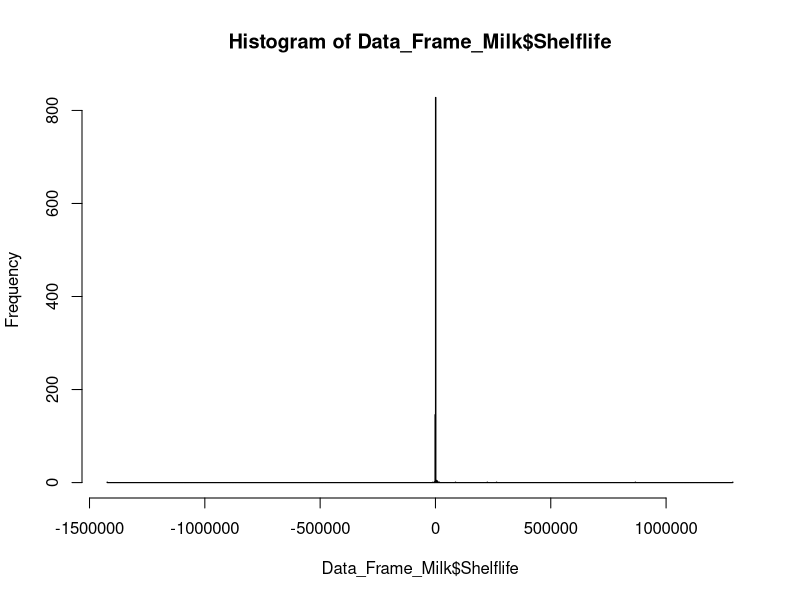

This chart was generated by the following R code:
Data_Frame_Milk<-data.frame(
  Iteration = 1:1000,
  Shelflife =as.numeric(0),
  stringsAsFactors = FALSE
)


for (i in 1:nrow(Data_Frame_Milk)){
  Temp<-rnorm(1,6.5,2)
  Initial_pop<-rlnorm(1,1,0.9)
  Spoilage<-7
  Growth_spoilage<-Spoilage-Initial_pop
  Tempmin<-(2.41)
  b<-.05273
  k<-((Temp-Tempmin)*b)^2
  Variability<-(1-(rnorm(1,0,17)/100))
  New_K<- k *Variability
  Conversion<-2^New_K
  New_K2<-log10(Conversion)
  Shelf_Life<-Growth_spoilage/New_K2
  Shelf_Life_days<-Shelf_Life/24
  Data_Frame_Milk[i,colnames(Data_Frame_Milk)== "Shelflife"]<-Shelf_Life_days
}


hist(Data_Frame_Milk$Shelflife, breaks = 1000)

#Psychotrophs

Temp<-4
Initial_pop<-1
Spoilage<-7
Growth_spoilage<-Spoilage-Initial_pop
Tempmin<-(-7.9)
b<-.0272
k<-((Temp-Tempmin)*b)^2
k*60
#Variability<-(1-(rnorm(1,0,17)/100))
New_K<- k #*Variability
Conversion<-2^New_K
New_K2<-log10(Conversion)
Shelf_Life<-Growth_spoilage/New_K2
Shelf_Life_days<-Shelf_Life/24


#Mesophiles
Temp<-4
Initial_pop<-1
Spoilage<-7
Growth_spoilage<-Spoilage-Initial_pop
Tempmin<-(2.41)
b<-.05273
k<-((Temp-Tempmin)*b)^2
#Variability<-(1-(rnorm(1,0,17)/100))
New_K<- k #*Variability
Conversion<-2^New_K
New_K2<-log10(Conversion)
Shelf_Life<-Growth_spoilage/New_K2
Shelf_Life_days<-Shelf_Life/24

#P .putida

b<-.03772
Temp<-4
Tmin<-(-6.1)
Tmax<-(41.2)
c<-.1719
time<-10
k<-(b*(Temp-Tmin)*(1-exp(c*(Temp-Tmax))))^2

